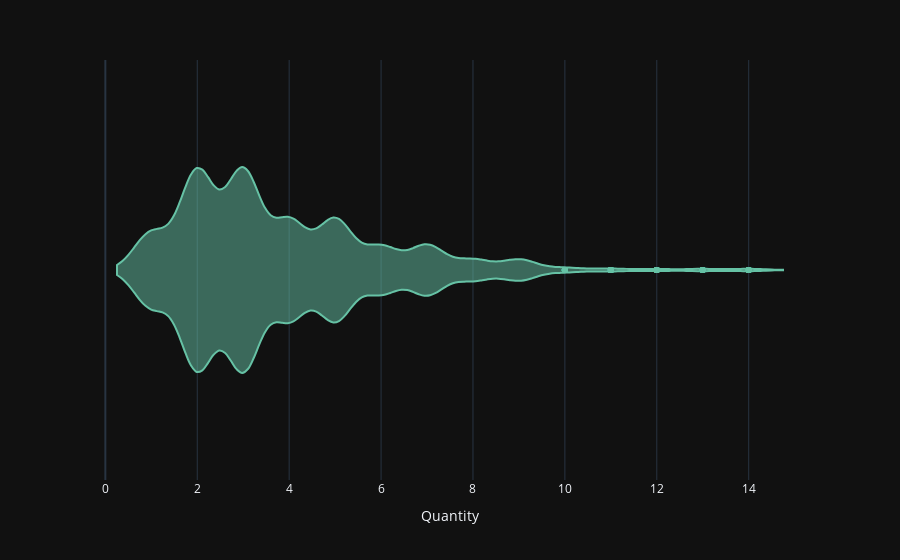

Notebook cell for this chart:
### Code cell
iplot(px.violin(data_frame=data,x="Quantity"))

### Figure 1 — Plotly figure (JSON) as saved in the notebook; plotly's stock layout.template omitted (floating-point values rounded to 4 significant figures; data arrays with more than 128 entries replaced by an {"elided": "..."} marker saying what was removed)
{"data": [{"alignmentgroup": "True", "box": {"visible": false}, "hovertemplate": "Quantity=%{x}<extra></extra>", "legendgroup": "", "marker": {"color": "rgb(102,194,165)"}, "name": "", "offsetgroup": "", "orientation": "h", "scalegroup": "True", "showlegend": false, "type": "violin", "x": {"elided": "9978 int values"}, "x0": " ", "xaxis": "x", "y0": " ", "yaxis": "y"}], "layout": {"autosize": true, "legend": {"tracegroupgap": 0}, "margin": {"t": 60}, "violinmode": "group", "xaxis": {"anchor": "y", "autorange": true, "domain": [0, 1], "range": [-0.5513, 15.55], "title": {"text": "Quantity"}, "type": "linear"}, "yaxis": {"anchor": "x", "autorange": true, "domain": [0, 1], "range": [-0.5, 0.5], "type": "category"}}}
